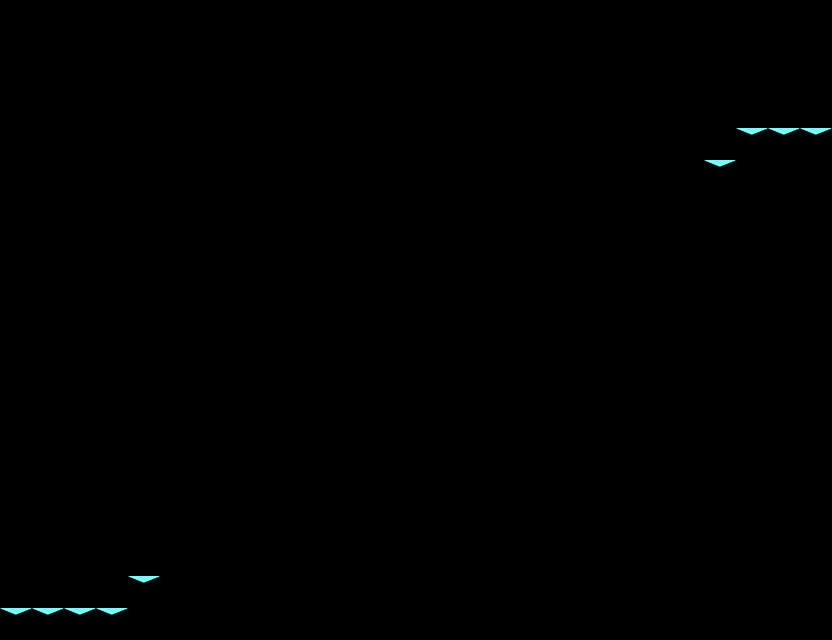

This is a level from a 2D game, rendered from its Tiled map with the project's own tilesets. A one-line summary and the map file follow, with tile-layer data summarised:
An orthogonal 26x20 tile map with 32x32 px tiles, 2 tile layers (Floor, Invisible), 2 tilesets and 17 objects (start, end).

<map version="1.0" orientation="orthogonal" width="26" height="20" tilewidth="32" tileheight="32">
 <tileset firstgid="1" name="transparent" tilewidth="32" tileheight="32">
  <image source="Tiles/transparent.png" trans="ff00ff" width="32" height="32" />
 </tileset>
 <tileset firstgid="2" name="ReiatsuTileStaticNew" tilewidth="32" tileheight="32">
  <image source="Tiles/ReiatsuTileStaticNew.png" trans="ff00ff" width="32" height="32" />
 </tileset>
 <layer name="Floor" width="26" height="20">
  <data>[520 cells, 9 non-empty, 1 distinct tile ids]</data>
 </layer>
 <objectgroup name="Collision" width="26" height="20">
  <object x="736" y="128" width="96" height="32" />
  <object x="704" y="160" width="32" height="32" />
  <object x="0" y="608" width="128" height="32" />
  <object x="128" y="576" width="32" height="32" />
  <object x="160" y="544" width="32" height="32" />
  <object x="192" y="512" width="32" height="32" />
  <object x="288" y="448" width="32" height="32" />
  <object x="320" y="416" width="32" height="32" />
  <object x="352" y="384" width="32" height="32" />
  <object x="384" y="352" width="32" height="32" />
  <object x="512" y="256" width="32" height="32" />
  <object x="544" y="224" width="32" height="32" />
  <object x="672" y="192" width="32" height="32" />
  <object x="-64" y="64" width="63" height="550" />
  <object x="831" y="36" width="44" height="97" />
 </objectgroup>
 <layer name="Invisible" width="26" height="20">
  <data>[520 cells, 9 non-empty, 1 distinct tile ids]</data>
 </layer>
 <objectgroup name="Nodes" width="26" height="20">
  <object name="start" x="20" y="553" width="9" height="6" />
  <object name="end" x="797" y="92" width="10" height="8" />
 </objectgroup>
</map>
